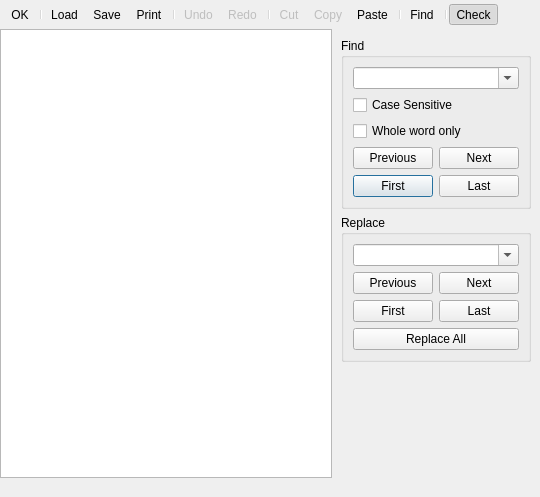
<?xml version="1.0" encoding="UTF-8"?>
<ui version="4.0">
 <class>CodeEditorDialog</class>
 <widget class="QDialog" name="CodeEditorDialog">
  <property name="geometry">
   <rect>
    <x>0</x>
    <y>0</y>
    <width>540</width>
    <height>497</height>
   </rect>
  </property>
  <property name="windowTitle">
   <string>Code Editor</string>
  </property>
  <property name="windowIcon">
   <iconset resource="../../../resources.qrc">
    <normaloff>:/qtgameengine/icons/script-file.png</normaloff>:/qtgameengine/icons/script-file.png</iconset>
  </property>
  <layout class="QVBoxLayout" name="verticalLayout" stretch="0,1">
   <property name="spacing">
    <number>0</number>
   </property>
   <property name="leftMargin">
    <number>0</number>
   </property>
   <property name="topMargin">
    <number>0</number>
   </property>
   <property name="rightMargin">
    <number>0</number>
   </property>
   <property name="bottomMargin">
    <number>0</number>
   </property>
   <item>
    <widget class="QToolBar" name="toolBar">
     <property name="windowTitle">
      <string>toolBar</string>
     </property>
     <property name="movable">
      <bool>false</bool>
     </property>
     <property name="iconSize">
      <size>
       <width>16</width>
       <height>16</height>
      </size>
     </property>
     <addaction name="actionOk"/>
     <addaction name="separator"/>
     <addaction name="actionLoad"/>
     <addaction name="actionSave"/>
     <addaction name="actionPrint"/>
     <addaction name="separator"/>
     <addaction name="actionUndo"/>
     <addaction name="actionRedo"/>
     <addaction name="separator"/>
     <addaction name="actionCut"/>
     <addaction name="actionCopy"/>
     <addaction name="actionPaste"/>
     <addaction name="separator"/>
     <addaction name="actionFind"/>
     <addaction name="separator"/>
     <addaction name="actionCheck"/>
    </widget>
   </item>
   <item>
    <layout class="QHBoxLayout" name="horizontalLayout" stretch="1,0">
     <item>
      <layout class="QVBoxLayout">
       <item>
        <widget class="CodeEditorWidget" name="codeEdit"/>
       </item>
       <item>
        <widget class="QStatusBar" name="statusbar">
         <property name="sizeGripEnabled">
          <bool>false</bool>
         </property>
        </widget>
       </item>
      </layout>
     </item>
     <item>
      <widget class="QWidget" name="widgetSearch" native="true">
       <property name="visible">
        <bool>false</bool>
       </property>
       <layout class="QVBoxLayout" name="verticalLayout_2" stretch="0,0,0">
        <item>
         <widget class="QGroupBox" name="groupBoxFind">
          <property name="title">
           <string>Find</string>
          </property>
          <layout class="QVBoxLayout" name="verticalLayout_3">
           <item>
            <widget class="QComboBox" name="comboBoxFind">
             <property name="editable">
              <bool>true</bool>
             </property>
            </widget>
           </item>
           <item>
            <widget class="QCheckBox" name="checkBoxCaseSensitive">
             <property name="text">
              <string>Case Sensitive</string>
             </property>
            </widget>
           </item>
           <item>
            <widget class="QCheckBox" name="checkBoxWholeWord">
             <property name="text">
              <string>Whole word only</string>
             </property>
            </widget>
           </item>
           <item>
            <layout class="QGridLayout" name="gridLayout">
             <item row="1" column="0">
              <widget class="QPushButton" name="pushButtonFindFirst">
               <property name="text">
                <string>First</string>
               </property>
              </widget>
             </item>
             <item row="0" column="0">
              <widget class="QPushButton" name="pushButtonFindPrev">
               <property name="text">
                <string>Previous</string>
               </property>
              </widget>
             </item>
             <item row="0" column="1">
              <widget class="QPushButton" name="pushButtonFindNext">
               <property name="text">
                <string>Next</string>
               </property>
              </widget>
             </item>
             <item row="1" column="1">
              <widget class="QPushButton" name="pushButtonFindLast">
               <property name="text">
                <string>Last</string>
               </property>
              </widget>
             </item>
            </layout>
           </item>
          </layout>
         </widget>
        </item>
        <item>
         <widget class="QGroupBox" name="groupBoxReplace">
          <property name="title">
           <string>Replace</string>
          </property>
          <layout class="QVBoxLayout" name="verticalLayout_4">
           <item>
            <widget class="QComboBox" name="comboBoxReplace">
             <property name="editable">
              <bool>true</bool>
             </property>
            </widget>
           </item>
           <item>
            <layout class="QGridLayout" name="gridLayout_2">
             <item row="1" column="0">
              <widget class="QPushButton" name="pushButtonReplaceFirst">
               <property name="text">
                <string>First</string>
               </property>
              </widget>
             </item>
             <item row="0" column="0">
              <widget class="QPushButton" name="pushButtonReplacePrevious">
               <property name="text">
                <string>Previous</string>
               </property>
              </widget>
             </item>
             <item row="0" column="1">
              <widget class="QPushButton" name="pushButtonReplaceNext">
               <property name="text">
                <string>Next</string>
               </property>
              </widget>
             </item>
             <item row="1" column="1">
              <widget class="QPushButton" name="pushButtonReplaceLast">
               <property name="text">
                <string>Last</string>
               </property>
              </widget>
             </item>
            </layout>
           </item>
           <item>
            <widget class="QPushButton" name="pushButtonReplaceAll">
             <property name="text">
              <string>Replace All</string>
             </property>
            </widget>
           </item>
          </layout>
         </widget>
        </item>
        <item>
         <spacer name="horizontalSpacer">
          <property name="orientation">
           <enum>Qt::Vertical</enum>
          </property>
          <property name="sizeHint" stdset="0">
           <size>
            <width>20</width>
            <height>40</height>
           </size>
          </property>
         </spacer>
        </item>
       </layout>
      </widget>
     </item>
    </layout>
   </item>
  </layout>
  <action name="actionOk">
   <property name="icon">
    <iconset resource="../../../resources.qrc">
     <normaloff>:/qtgameengine/icons/ok.png</normaloff>:/qtgameengine/icons/ok.png</iconset>
   </property>
   <property name="text">
    <string>OK</string>
   </property>
   <property name="toolTip">
    <string>OK, Save Changes</string>
   </property>
  </action>
  <action name="actionLoad">
   <property name="icon">
    <iconset resource="../../../resources.qrc">
     <normaloff>:/qtgameengine/icons/open.png</normaloff>:/qtgameengine/icons/open.png</iconset>
   </property>
   <property name="text">
    <string>Load</string>
   </property>
   <property name="toolTip">
    <string>Load the code from a text file</string>
   </property>
  </action>
  <action name="actionSave">
   <property name="icon">
    <iconset resource="../../../resources.qrc">
     <normaloff>:/qtgameengine/icons/save.png</normaloff>:/qtgameengine/icons/save.png</iconset>
   </property>
   <property name="text">
    <string>Save</string>
   </property>
   <property name="toolTip">
    <string>Save the code to a text file</string>
   </property>
  </action>
  <action name="actionPrint">
   <property name="icon">
    <iconset resource="../../../resources.qrc">
     <normaloff>:/qtgameengine/icons/print.png</normaloff>:/qtgameengine/icons/print.png</iconset>
   </property>
   <property name="text">
    <string>Print</string>
   </property>
   <property name="toolTip">
    <string>Print the code</string>
   </property>
  </action>
  <action name="actionUndo">
   <property name="enabled">
    <bool>false</bool>
   </property>
   <property name="icon">
    <iconset resource="../../../resources.qrc">
     <normaloff>:/qtgameengine/icons/undo.png</normaloff>:/qtgameengine/icons/undo.png</iconset>
   </property>
   <property name="text">
    <string>Undo</string>
   </property>
   <property name="toolTip">
    <string>Undo the last change</string>
   </property>
  </action>
  <action name="actionRedo">
   <property name="enabled">
    <bool>false</bool>
   </property>
   <property name="icon">
    <iconset resource="../../../resources.qrc">
     <normaloff>:/qtgameengine/icons/redo.png</normaloff>:/qtgameengine/icons/redo.png</iconset>
   </property>
   <property name="text">
    <string>Redo</string>
   </property>
   <property name="toolTip">
    <string>Redo the last undo</string>
   </property>
  </action>
  <action name="actionCut">
   <property name="enabled">
    <bool>false</bool>
   </property>
   <property name="icon">
    <iconset resource="../../../resources.qrc">
     <normaloff>:/qtgameengine/icons/cut.png</normaloff>:/qtgameengine/icons/cut.png</iconset>
   </property>
   <property name="text">
    <string>Cut</string>
   </property>
   <property name="toolTip">
    <string>Cut the selected text into clipboard</string>
   </property>
  </action>
  <action name="actionCopy">
   <property name="enabled">
    <bool>false</bool>
   </property>
   <property name="icon">
    <iconset resource="../../../resources.qrc">
     <normaloff>:/qtgameengine/icons/copy.png</normaloff>:/qtgameengine/icons/copy.png</iconset>
   </property>
   <property name="text">
    <string>Copy</string>
   </property>
   <property name="toolTip">
    <string>Copy the selected text to the clipboard</string>
   </property>
  </action>
  <action name="actionPaste">
   <property name="icon">
    <iconset resource="../../../resources.qrc">
     <normaloff>:/qtgameengine/icons/paste.png</normaloff>:/qtgameengine/icons/paste.png</iconset>
   </property>
   <property name="text">
    <string>Paste</string>
   </property>
   <property name="toolTip">
    <string>Paste the text from the clipboard</string>
   </property>
  </action>
  <action name="actionFind">
   <property name="checkable">
    <bool>true</bool>
   </property>
   <property name="checked">
    <bool>false</bool>
   </property>
   <property name="icon">
    <iconset resource="../../../resources.qrc">
     <normaloff>:/qtgameengine/icons/find.png</normaloff>:/qtgameengine/icons/find.png</iconset>
   </property>
   <property name="text">
    <string>Find</string>
   </property>
   <property name="toolTip">
    <string>Show the find and replace panel</string>
   </property>
  </action>
  <action name="actionCheck">
   <property name="checkable">
    <bool>true</bool>
   </property>
   <property name="checked">
    <bool>true</bool>
   </property>
   <property name="icon">
    <iconset resource="../../../resources.qrc">
     <normaloff>:/qtgameengine/icons/check.png</normaloff>:/qtgameengine/icons/check.png</iconset>
   </property>
   <property name="text">
    <string>Check</string>
   </property>
   <property name="toolTip">
    <string>Check the script for syntax errors</string>
   </property>
  </action>
 </widget>
 <customwidgets>
  <customwidget>
   <class>CodeEditorWidget</class>
   <extends>QPlainTextEdit</extends>
   <header>widgets/codeeditorwidget.h</header>
  </customwidget>
 </customwidgets>
 <resources>
  <include location="../../../resources.qrc"/>
 </resources>
 <connections>
  <connection>
   <sender>actionOk</sender>
   <signal>triggered()</signal>
   <receiver>CodeEditorDialog</receiver>
   <slot>accept()</slot>
   <hints>
    <hint type="sourcelabel">
     <x>-1</x>
     <y>-1</y>
    </hint>
    <hint type="destinationlabel">
     <x>269</x>
     <y>248</y>
    </hint>
   </hints>
  </connection>
  <connection>
   <sender>actionUndo</sender>
   <signal>triggered()</signal>
   <receiver>codeEdit</receiver>
   <slot>undo()</slot>
   <hints>
    <hint type="sourcelabel">
     <x>-1</x>
     <y>-1</y>
    </hint>
    <hint type="destinationlabel">
     <x>269</x>
     <y>263</y>
    </hint>
   </hints>
  </connection>
  <connection>
   <sender>actionRedo</sender>
   <signal>triggered()</signal>
   <receiver>codeEdit</receiver>
   <slot>redo()</slot>
   <hints>
    <hint type="sourcelabel">
     <x>-1</x>
     <y>-1</y>
    </hint>
    <hint type="destinationlabel">
     <x>269</x>
     <y>263</y>
    </hint>
   </hints>
  </connection>
  <connection>
   <sender>codeEdit</sender>
   <signal>undoAvailable(bool)</signal>
   <receiver>actionUndo</receiver>
   <slot>setEnabled(bool)</slot>
   <hints>
    <hint type="sourcelabel">
     <x>269</x>
     <y>263</y>
    </hint>
    <hint type="destinationlabel">
     <x>-1</x>
     <y>-1</y>
    </hint>
   </hints>
  </connection>
  <connection>
   <sender>codeEdit</sender>
   <signal>redoAvailable(bool)</signal>
   <receiver>actionRedo</receiver>
   <slot>setEnabled(bool)</slot>
   <hints>
    <hint type="sourcelabel">
     <x>269</x>
     <y>263</y>
    </hint>
    <hint type="destinationlabel">
     <x>-1</x>
     <y>-1</y>
    </hint>
   </hints>
  </connection>
  <connection>
   <sender>actionCut</sender>
   <signal>triggered()</signal>
   <receiver>codeEdit</receiver>
   <slot>cut()</slot>
   <hints>
    <hint type="sourcelabel">
     <x>-1</x>
     <y>-1</y>
    </hint>
    <hint type="destinationlabel">
     <x>269</x>
     <y>263</y>
    </hint>
   </hints>
  </connection>
  <connection>
   <sender>actionCopy</sender>
   <signal>triggered()</signal>
   <receiver>codeEdit</receiver>
   <slot>copy()</slot>
   <hints>
    <hint type="sourcelabel">
     <x>-1</x>
     <y>-1</y>
    </hint>
    <hint type="destinationlabel">
     <x>269</x>
     <y>263</y>
    </hint>
   </hints>
  </connection>
  <connection>
   <sender>actionPaste</sender>
   <signal>triggered()</signal>
   <receiver>codeEdit</receiver>
   <slot>paste()</slot>
   <hints>
    <hint type="sourcelabel">
     <x>-1</x>
     <y>-1</y>
    </hint>
    <hint type="destinationlabel">
     <x>269</x>
     <y>263</y>
    </hint>
   </hints>
  </connection>
  <connection>
   <sender>codeEdit</sender>
   <signal>copyAvailable(bool)</signal>
   <receiver>actionCut</receiver>
   <slot>setEnabled(bool)</slot>
   <hints>
    <hint type="sourcelabel">
     <x>269</x>
     <y>263</y>
    </hint>
    <hint type="destinationlabel">
     <x>-1</x>
     <y>-1</y>
    </hint>
   </hints>
  </connection>
  <connection>
   <sender>codeEdit</sender>
   <signal>copyAvailable(bool)</signal>
   <receiver>actionCopy</receiver>
   <slot>setEnabled(bool)</slot>
   <hints>
    <hint type="sourcelabel">
     <x>269</x>
     <y>263</y>
    </hint>
    <hint type="destinationlabel">
     <x>-1</x>
     <y>-1</y>
    </hint>
   </hints>
  </connection>
  <connection>
   <sender>actionFind</sender>
   <signal>toggled(bool)</signal>
   <receiver>widgetSearch</receiver>
   <slot>setVisible(bool)</slot>
   <hints>
    <hint type="sourcelabel">
     <x>-1</x>
     <y>-1</y>
    </hint>
    <hint type="destinationlabel">
     <x>499</x>
     <y>263</y>
    </hint>
   </hints>
  </connection>
 </connections>
</ui>
